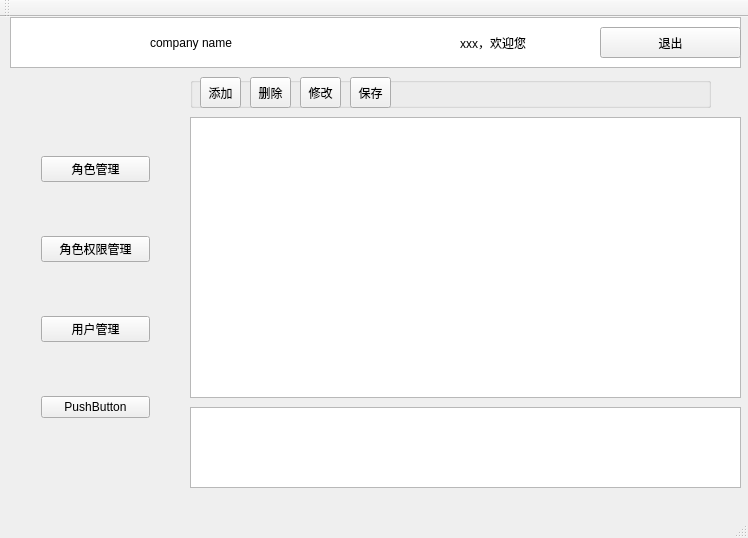
<?xml version="1.0" encoding="UTF-8"?>
<ui version="4.0">
 <class>MainWindow</class>
 <widget class="QMainWindow" name="MainWindow">
  <property name="geometry">
   <rect>
    <x>0</x>
    <y>0</y>
    <width>748</width>
    <height>538</height>
   </rect>
  </property>
  <property name="windowTitle">
   <string>MainWindow</string>
  </property>
  <widget class="QWidget" name="centralWidget">
   <widget class="QLabel" name="label_2">
    <property name="geometry">
     <rect>
      <x>310</x>
      <y>0</y>
      <width>121</width>
      <height>51</height>
     </rect>
    </property>
    <property name="text">
     <string>软件名称</string>
    </property>
   </widget>
   <widget class="QGraphicsView" name="cmp_logo">
    <property name="geometry">
     <rect>
      <x>10</x>
      <y>0</y>
      <width>131</width>
      <height>51</height>
     </rect>
    </property>
   </widget>
   <widget class="QTableView" name="role_table">
    <property name="geometry">
     <rect>
      <x>190</x>
      <y>100</y>
      <width>551</width>
      <height>281</height>
     </rect>
    </property>
   </widget>
   <widget class="QColumnView" name="header_view">
    <property name="geometry">
     <rect>
      <x>10</x>
      <y>0</y>
      <width>731</width>
      <height>51</height>
     </rect>
    </property>
   </widget>
   <widget class="QPushButton" name="pushButton">
    <property name="geometry">
     <rect>
      <x>600</x>
      <y>10</y>
      <width>141</width>
      <height>31</height>
     </rect>
    </property>
    <property name="text">
     <string>退出</string>
    </property>
   </widget>
   <widget class="QLabel" name="label">
    <property name="geometry">
     <rect>
      <x>150</x>
      <y>0</y>
      <width>141</width>
      <height>51</height>
     </rect>
    </property>
    <property name="text">
     <string>company name</string>
    </property>
   </widget>
   <widget class="QLabel" name="label_3">
    <property name="geometry">
     <rect>
      <x>460</x>
      <y>0</y>
      <width>121</width>
      <height>51</height>
     </rect>
    </property>
    <property name="text">
     <string>xxx，欢迎您</string>
    </property>
   </widget>
   <widget class="QListView" name="listView_2">
    <property name="geometry">
     <rect>
      <x>190</x>
      <y>390</y>
      <width>551</width>
      <height>81</height>
     </rect>
    </property>
   </widget>
   <widget class="QGroupBox" name="groupBox">
    <property name="geometry">
     <rect>
      <x>190</x>
      <y>60</y>
      <width>521</width>
      <height>31</height>
     </rect>
    </property>
    <property name="title">
     <string/>
    </property>
    <widget class="QToolButton" name="toolButton">
     <property name="geometry">
      <rect>
       <x>10</x>
       <y>0</y>
       <width>41</width>
       <height>31</height>
      </rect>
     </property>
     <property name="text">
      <string>添加</string>
     </property>
    </widget>
    <widget class="QToolButton" name="toolButton_2">
     <property name="geometry">
      <rect>
       <x>60</x>
       <y>0</y>
       <width>41</width>
       <height>31</height>
      </rect>
     </property>
     <property name="text">
      <string>删除</string>
     </property>
    </widget>
    <widget class="QToolButton" name="toolButton_3">
     <property name="geometry">
      <rect>
       <x>110</x>
       <y>0</y>
       <width>41</width>
       <height>31</height>
      </rect>
     </property>
     <property name="text">
      <string>修改</string>
     </property>
    </widget>
    <widget class="QToolButton" name="toolButton_4">
     <property name="geometry">
      <rect>
       <x>160</x>
       <y>0</y>
       <width>41</width>
       <height>31</height>
      </rect>
     </property>
     <property name="text">
      <string>保存</string>
     </property>
    </widget>
   </widget>
   <widget class="QStackedWidget" name="stackedWidget">
    <property name="geometry">
     <rect>
      <x>30</x>
      <y>80</y>
      <width>131</width>
      <height>371</height>
     </rect>
    </property>
    <property name="currentIndex">
     <number>0</number>
    </property>
    <widget class="QWidget" name="page">
     <widget class="QWidget" name="verticalLayoutWidget">
      <property name="geometry">
       <rect>
        <x>0</x>
        <y>0</y>
        <width>131</width>
        <height>381</height>
       </rect>
      </property>
      <layout class="QVBoxLayout" name="verticalLayout">
       <item>
        <widget class="QPushButton" name="roleManage_btn">
         <property name="text">
          <string>角色管理</string>
         </property>
        </widget>
       </item>
       <item>
        <widget class="QPushButton" name="role_permission_btn">
         <property name="text">
          <string>角色权限管理</string>
         </property>
        </widget>
       </item>
       <item>
        <widget class="QPushButton" name="userManage_btn">
         <property name="text">
          <string>用户管理</string>
         </property>
        </widget>
       </item>
       <item>
        <widget class="QPushButton" name="pushButton_5">
         <property name="text">
          <string>PushButton</string>
         </property>
        </widget>
       </item>
      </layout>
     </widget>
     <zorder>roleManage_btn</zorder>
     <zorder>verticalLayoutWidget</zorder>
    </widget>
    <widget class="QWidget" name="page_2"/>
   </widget>
  </widget>
  <widget class="QMenuBar" name="menuBar">
   <property name="geometry">
    <rect>
     <x>0</x>
     <y>0</y>
     <width>748</width>
     <height>25</height>
    </rect>
   </property>
  </widget>
  <widget class="QToolBar" name="mainToolBar">
   <attribute name="toolBarArea">
    <enum>TopToolBarArea</enum>
   </attribute>
   <attribute name="toolBarBreak">
    <bool>false</bool>
   </attribute>
  </widget>
  <widget class="QStatusBar" name="statusBar"/>
 </widget>
 <layoutdefault spacing="6" margin="11"/>
 <resources/>
 <connections/>
</ui>
